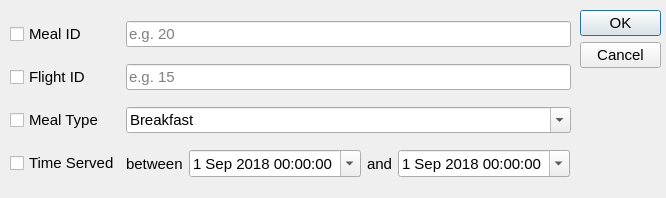
<?xml version="1.0" encoding="UTF-8"?>
<ui version="4.0">
 <class>searchMealScheduleDialog</class>
 <widget class="QDialog" name="searchMealScheduleDialog">
  <property name="geometry">
   <rect>
    <x>0</x>
    <y>0</y>
    <width>666</width>
    <height>198</height>
   </rect>
  </property>
  <property name="minimumSize">
   <size>
    <width>500</width>
    <height>190</height>
   </size>
  </property>
  <property name="maximumSize">
   <size>
    <width>800</width>
    <height>500</height>
   </size>
  </property>
  <property name="font">
   <font>
    <pointsize>11</pointsize>
   </font>
  </property>
  <property name="windowTitle">
   <string>Dialog</string>
  </property>
  <widget class="QDialogButtonBox" name="buttonBox">
   <property name="geometry">
    <rect>
     <x>580</x>
     <y>10</y>
     <width>81</width>
     <height>241</height>
    </rect>
   </property>
   <property name="orientation">
    <enum>Qt::Vertical</enum>
   </property>
   <property name="standardButtons">
    <set>QDialogButtonBox::Cancel|QDialogButtonBox::Ok</set>
   </property>
   <property name="centerButtons">
    <bool>false</bool>
   </property>
  </widget>
  <widget class="QWidget" name="gridLayoutWidget">
   <property name="geometry">
    <rect>
     <x>10</x>
     <y>10</y>
     <width>561</width>
     <height>181</height>
    </rect>
   </property>
   <layout class="QGridLayout" name="gridLayout">
    <item row="1" column="2">
     <widget class="QLineEdit" name="flightIdLineEdit">
      <property name="toolTip">
       <string/>
      </property>
      <property name="inputMask">
       <string/>
      </property>
      <property name="text">
       <string/>
      </property>
      <property name="maxLength">
       <number>3</number>
      </property>
      <property name="frame">
       <bool>true</bool>
      </property>
      <property name="echoMode">
       <enum>QLineEdit::Normal</enum>
      </property>
      <property name="cursorPosition">
       <number>0</number>
      </property>
      <property name="placeholderText">
       <string extracomment="Enter Flight ID Here">e.g. 15</string>
      </property>
      <property name="cursorMoveStyle">
       <enum>Qt::VisualMoveStyle</enum>
      </property>
     </widget>
    </item>
    <item row="0" column="2">
     <widget class="QLineEdit" name="mealIdLineEdit">
      <property name="toolTip">
       <string/>
      </property>
      <property name="inputMask">
       <string/>
      </property>
      <property name="text">
       <string/>
      </property>
      <property name="maxLength">
       <number>3</number>
      </property>
      <property name="frame">
       <bool>true</bool>
      </property>
      <property name="echoMode">
       <enum>QLineEdit::Normal</enum>
      </property>
      <property name="cursorPosition">
       <number>0</number>
      </property>
      <property name="placeholderText">
       <string extracomment="Enter Flight Number Here (Maximum 3 Numbers)">e.g. 20</string>
      </property>
      <property name="cursorMoveStyle">
       <enum>Qt::VisualMoveStyle</enum>
      </property>
     </widget>
    </item>
    <item row="2" column="1">
     <widget class="QCheckBox" name="mealTypeCheckBox">
      <property name="text">
       <string>Meal Type</string>
      </property>
     </widget>
    </item>
    <item row="3" column="2">
     <layout class="QHBoxLayout" name="horizontalLayout">
      <item>
       <widget class="QLabel" name="label">
        <property name="text">
         <string>between</string>
        </property>
        <property name="alignment">
         <set>Qt::AlignLeading|Qt::AlignLeft|Qt::AlignVCenter</set>
        </property>
        <property name="indent">
         <number>0</number>
        </property>
       </widget>
      </item>
      <item>
       <widget class="QDateTimeEdit" name="timeServedDateTimeEdit">
        <property name="dateTime">
         <datetime>
          <hour>0</hour>
          <minute>0</minute>
          <second>0</second>
          <year>2018</year>
          <month>9</month>
          <day>1</day>
         </datetime>
        </property>
        <property name="calendarPopup">
         <bool>true</bool>
        </property>
       </widget>
      </item>
      <item>
       <widget class="QLabel" name="label_2">
        <property name="text">
         <string>and</string>
        </property>
        <property name="alignment">
         <set>Qt::AlignCenter</set>
        </property>
        <property name="margin">
         <number>0</number>
        </property>
        <property name="indent">
         <number>0</number>
        </property>
       </widget>
      </item>
      <item>
       <widget class="QDateTimeEdit" name="timeServedDateTimeEdit_2">
        <property name="dateTime">
         <datetime>
          <hour>0</hour>
          <minute>0</minute>
          <second>0</second>
          <year>2018</year>
          <month>9</month>
          <day>1</day>
         </datetime>
        </property>
        <property name="calendarPopup">
         <bool>true</bool>
        </property>
       </widget>
      </item>
     </layout>
    </item>
    <item row="0" column="1">
     <widget class="QCheckBox" name="mealIdCheckBox">
      <property name="text">
       <string>Meal ID</string>
      </property>
     </widget>
    </item>
    <item row="3" column="1">
     <widget class="QCheckBox" name="timeServedCheckBox">
      <property name="text">
       <string>Time Served</string>
      </property>
     </widget>
    </item>
    <item row="1" column="1">
     <widget class="QCheckBox" name="flightIdCheckBox">
      <property name="text">
       <string>Flight ID</string>
      </property>
      <property name="tristate">
       <bool>false</bool>
      </property>
     </widget>
    </item>
    <item row="2" column="2">
     <widget class="QComboBox" name="mealTypeComboBox">
      <property name="editable">
       <bool>true</bool>
      </property>
      <item>
       <property name="text">
        <string>Breakfast</string>
       </property>
      </item>
      <item>
       <property name="text">
        <string>Lunch</string>
       </property>
      </item>
      <item>
       <property name="text">
        <string>Dinner</string>
       </property>
      </item>
     </widget>
    </item>
   </layout>
  </widget>
 </widget>
 <resources/>
 <connections>
  <connection>
   <sender>buttonBox</sender>
   <signal>accepted()</signal>
   <receiver>searchMealScheduleDialog</receiver>
   <slot>accept()</slot>
   <hints>
    <hint type="sourcelabel">
     <x>248</x>
     <y>254</y>
    </hint>
    <hint type="destinationlabel">
     <x>157</x>
     <y>274</y>
    </hint>
   </hints>
  </connection>
  <connection>
   <sender>buttonBox</sender>
   <signal>rejected()</signal>
   <receiver>searchMealScheduleDialog</receiver>
   <slot>reject()</slot>
   <hints>
    <hint type="sourcelabel">
     <x>316</x>
     <y>260</y>
    </hint>
    <hint type="destinationlabel">
     <x>286</x>
     <y>274</y>
    </hint>
   </hints>
  </connection>
 </connections>
</ui>
